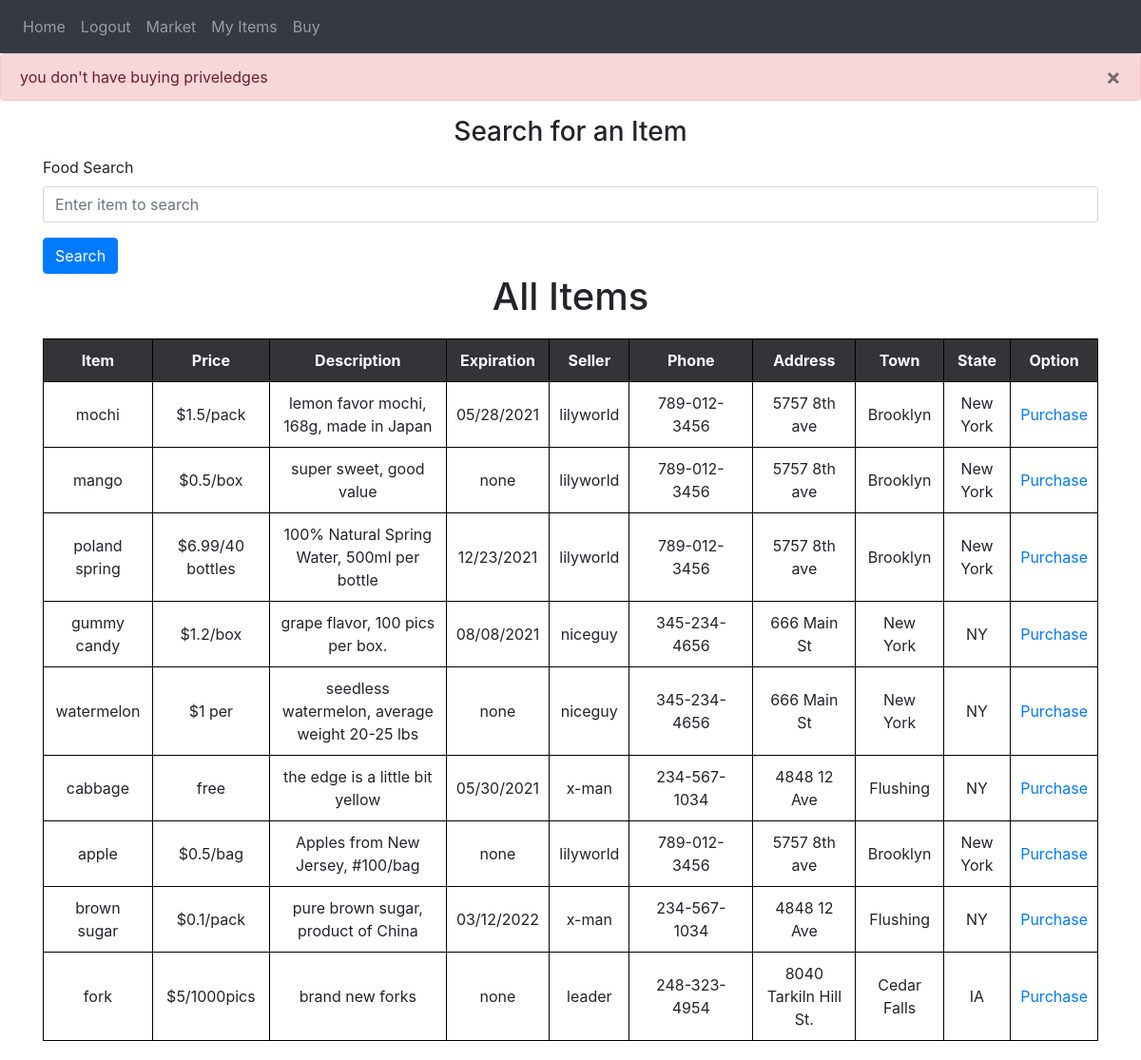
The page /purchase/3 (signed in) on the database its author committed.
### website/models.py (models this page shows)
class Item(db.Model):
    id = db.Column(db.Integer, primary_key=True)
    food = db.Column(db.String(100))
    price = db.Column(db.String(30))
    description = db.Column(db.String(600))
    expiration = db.Column(db.String(30))
    user_name = db.Column(db.String(100), db.ForeignKey('user.user_name'))

class User(db.Model, UserMixin):
    id = db.Column(db.Integer, primary_key=True)
    user_name = db.Column(db.String(100), unique=True)
    password = db.Column(db.String(100))
    address = db.Column(db.String(300))
    zipcode = db.Column(db.String(20))
    phone = db.Column(db.String(20))
    seller = db.relationship('Seller')  # seller table
    buyer = db.relationship('Buyer')  # access user's credit/debit card
    items = db.relationship('Item') #accesss user's items for sale
    cart = db.relationship('Cart') #access user's cart
    location = db.relationship('Location') # link to zipcode's state and town

class Location(db.Model):
    town =  db.Column(db.String(100))
    state =  db.Column(db.String(100))
    zipcode = db.Column(db.Integer, db.ForeignKey('user.zipcode'), primary_key=True)

### website/views.py (the view)
@views.route('/purchase/<int:id>')
def purchase(id):
    can_buy = Buyer.query.filter_by(user_name=current_user.user_name).first()
    if(can_buy != None):
        my_item = Item.query.filter_by(id=id).first()
        if(my_item.user_name == current_user.user_name):
            flash('You can\'t buy your own item', category='error')
            return redirect(url_for('views.home'))
        new_cart = Cart(user_name=current_user.user_name, item_id=id)
        db.session.add(new_cart)
        db.session.commit()
        flash('Item added to cart', category='success')
        my_cart = db.session.execute('SELECT I.id, I.food, I.price, U.user_name, U.phone, U.address, L.town, L.state FROM Cart AS C JOIN Item AS I JOIN User as U JOIN User as M JOIN Location As L WHERE C.user_name = M.user_name AND C.item_id = I.id AND I.user_name = U.user_name AND U.zipcode = L.zipcode AND M.user_name= :val', {
                                     'val': current_user.user_name})
        return render_template("buy.html", user=current_user, my_cart=my_cart)
    else:
        flash('you don\'t have buying priveledges', category='error')
    result = db.session.execute(
        'SELECT I.id, I.food, I.price, I.description, I.expiration, U.user_name, U.address, U.zipcode, U.phone, L.town, L.state FROM Location AS L JOIN User AS U JOIN Item AS I WHERE U.zipcode = L.zipcode AND I.user_name = U.user_name')
    my_stuff = Item.query.filter_by(user_name=current_user.user_name)
    return render_template("market.html", user=current_user, seller=result, my_stuff=my_stuff)

### website/__init__.py (called while the page is built)
def create_app():
    app = Flask(__name__)
    app.config['SECRET_KEY'] = 'slkdjfdkjfh'
    app.config['SQLALCHEMY_DATABASE_URI'] = f'sqlite:///{DB_NAME}'
    db.init_app(app)
    from .views import views
    from .auth import auth
    app.register_blueprint(views, url_prefix='/')
    app.register_blueprint(auth, url_prefix='/')
    from .models import User, Item, Buyer, Seller, Cart, Location
    create_database(app)
    login_manager = LoginManager()
    login_manager.login_view = 'auth.login'
    login_manager.init_app(app)
    @login_manager.user_loader
    def load_user(id): #okay, we do it by username, right, since we can search both tables
        return User.query.get(int(id))  # look for user based on id
    return app

### website/templates/market.html (shortened to what this page needs)
{% extends "base.html" %}
{% block content %}
<form method="POST">
    <h3 align="center">Search for an Item</h3>
    <div class="form-group">
    <label for="searchfood">Food Search</label>
    <input
      type="text"
      class="form-control"
      id="searchfood"
      name="searchfood"
      placeholder="Enter item to search"
    />
    </div>
    <button type="submit" class="btn btn-primary">Search</button>
</form>
{% if searchresults %}
<div class="searchpage">
    <h1 style="text-align: center">Search Results</h1>
    <table>
        <tr>
            <th>Item</th>
            <th>Price</th>
            <th>Description</th>
            <th>Expiration</th>
            <th>Seller</th>
            <th class="w">Phone</th>
            <th>Address</th>
            <th>Town</th>
            <th>State</th>
            <th>Option</th>
        </tr>
        {% for searchresult in searchresults %}
        <tr>
            <td>{{ searchresult.food }}</td>
            <td>{{ searchresult.price }}</td>
            <td>{{ searchresult.description }}</td>
            <td>{{ searchresult.expiration }}</td>
            <td>{{ searchresult.user_name }}</td>
            <td class="w">{{ searchresult.phone }}</td>
            <td>{{ searchresult.address }}</td>
            <td>{{ searchresult.town }}</td>
            <td>{{ searchresult.state }}</td>
            <td>
                <a href="/purchase/{{searchresult.id}}">Purchase</a>
            </td>
        </tr>
        {% endfor %}
    </table>
</div>
{% else %}
<div class="allitems">
    <h1 style="text-align: center">All Items</h1>
    <table>
        <tr>
            <th>Item</th>
            <th>Price</th>
            <th>Description</th>
            <th>Expiration</th>
            <th>Seller</th>
            <th class="w">Phone</th>
            <th>Address</th>
            <th>Town</th>
            <th>State</th>
            <th>Option</th>
        </tr>
        {% for seller in seller %}
        <tr>
            <td>{{ seller.food  }}</td>
            <td>{{ seller.price  }}</td>
            <td>{{ seller.description }}</td>
            <td>{{ seller.expiration }}</td>
            <td>{{ seller.user_name  }}</td>
            <td class="w">{{ seller.phone  }}</td>
            <td>{{ seller.address }}</td>
            <td>{{ seller.town }}</td>
            <td>{{ seller.state }}</td>
            <td>
                <a href="/purchase/{{seller.id}}">Purchase</a>
            </td>
        </tr>
        {% endfor %}
    </table>
</div>
{% endif %}
{% endblock %}

### website/static/lgin.css (style rules this page uses)
* { margin: 0; padding: 0; }
body { background: #e9eaea; font-family: roboto; user-select: none; }
.btn { width: 100%; background: #34b3a0; height: 60px; text-align: center; line-height: 60px; text-transform: uppercase; color: #fff; font-weight: bold; letter-spacing: 1px; cursor: pointer; margin-bottom: 30px; }

### website/static/style.css (style rules this page uses)
body { font-family: "Open Sans", sans-serif; overflow-x: hidden; color: #444444; background-color: white; }
a { color: #2487ce; }
h1, h2, h3, h4, h5, h6 { font-family: "Poppins", sans-serif; }
h3 { font-family: "Poppins", sans-serif; font-weight: bold; }

### website/templates/market.html (style rules this page uses)
table { width: 100%; margin: 20px auto; table-layout: auto; }
th { background-color:#333338; Color:white; }
table, td, th { border-collapse: collapse; }
th, td { padding: 10px; border:1px solid black; text-align: center; }
.w { width: 130px; }

### rows shown on the page
Item: food "mochi", price "$1.5/pack", description "lemon favor mochi, 168g, made in Japan", expiration "05/28/2021", user_name "lilyworld", phone "789-012-3456", address "5757 8th ave", town "Brooklyn", state "New York"
Item: food "mango", price "$0.5/box", description "super sweet, good value", expiration "none", user_name "lilyworld", phone "789-012-3456", address "5757 8th ave", town "Brooklyn", state "New York"
Item: food "poland spring", price "$6.99/40 bottles", description "100% Natural Spring Water, 500ml per bottle", expiration "12/23/2021", user_name "lilyworld", phone "789-012-3456", address "5757 8th ave", town "Brooklyn", state "New York"
Item: food "gummy candy", price "$1.2/box", description "grape flavor, 100 pics per box.", expiration "08/08/2021", user_name "niceguy", phone "345-234-4656", address "666 Main St", town "New York", state "NY"
Item: food "watermelon", price "$1 per", description "seedless watermelon, average weight 20-25 lbs", expiration "none", user_name "niceguy", phone "345-234-4656", address "666 Main St", town "New York", state "NY"
Item: food "cabbage", price "free", description "the edge is a little bit yellow", expiration "05/30/2021", user_name "x-man", phone "234-567-1034", address "4848 12 Ave", town "Flushing", state "NY"
Item: food "apple", price "$0.5/bag", description "Apples from New Jersey, #100/bag", expiration "none", user_name "lilyworld", phone "789-012-3456", address "5757 8th ave", town "Brooklyn", state "New York"
Item: food "brown sugar", price "$0.1/pack", description "pure brown sugar, product of China", expiration "03/12/2022", user_name "x-man", phone "234-567-1034", address "4848 12 Ave", town "Flushing", state "NY"
Item: food "fork", price "$5/1000pics", description "brand new forks", expiration "none", user_name "leader", phone "248-323-4954", address "8040 Tarkiln Hill St.", town "Cedar Falls", state "IA"

### other values the page prints
{{ message }} "you don't have buying priveledges"
